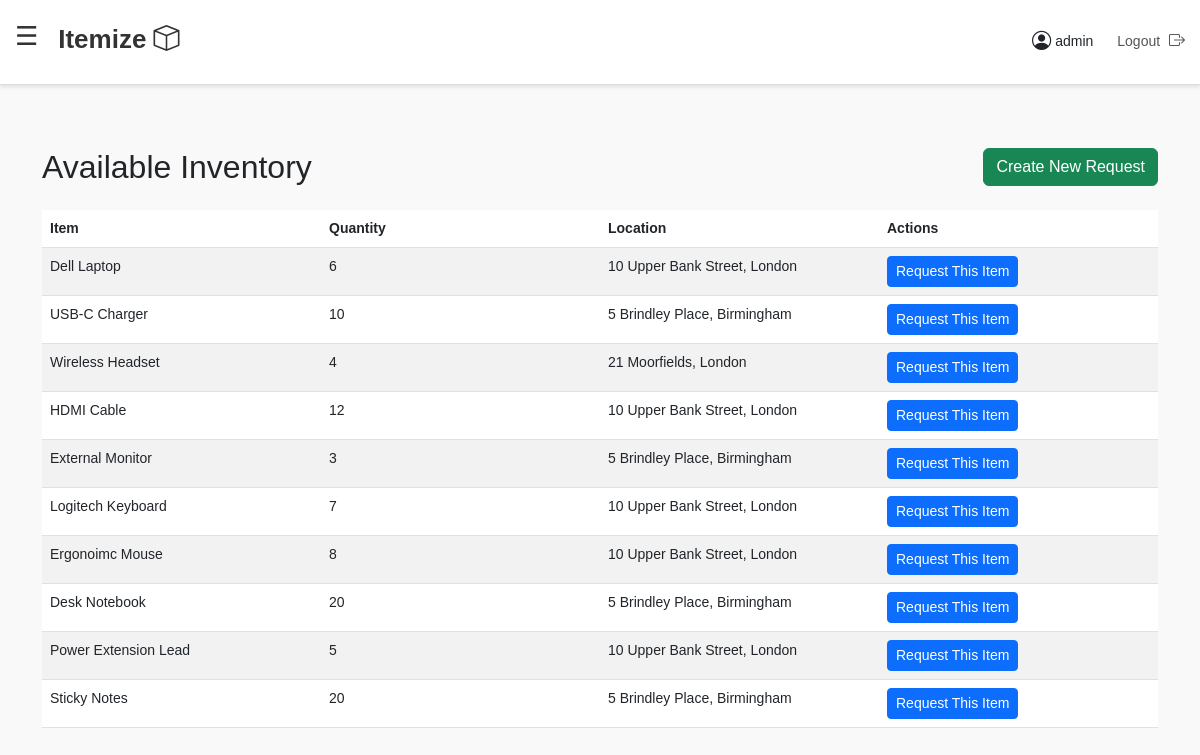
The app's page /available-inventory/ (signed in) with its own data.
### inventory/models.py (models this page shows, shortened)
class InventoryItem(models.Model):
    name = models.CharField(max_length=100)
    category = models.CharField(max_length=100)
    quantity = models.PositiveIntegerField(default=0)
    location = models.CharField(max_length=100)
    description = models.TextField(blank=True)
    added = models.DateTimeField(auto_now_add=True)
    class Meta:
        verbose_name = 'Inventory Item'
        verbose_name_plural = 'Inventory Items'
        db_table = 'inventory_item'

### inventory/views.py (the view)
# urls.py: path('available-inventory/', views.available_inventory, name='available_inventory'),
@login_required
def available_inventory(request):
    items = InventoryItem.objects.filter(quantity__gt=0)
    return render(request, 'available_inventory.html', {'items': items})

### templates/available_inventory.html (shortened to what this page needs)
{% extends "base.html" %}
{% block content %}
<div class="container mt-5">
    <div class="toolbar d-flex justify-content-between align-items-center mb-4">
        <h2 class="m-0">Available Inventory</h2>
        <a href="{% url 'create_request' %}" class="btn btn-success">Create New Request</a>
    </div>
    {% if items.count == 0 %}
        <p>No inventory items available at the moment.</p>
    {% else %}
        <div class="table-responsive">
            <table class="table table-striped">
                <thead>
                    <tr>
                        <th>Item</th>
                        <th>Quantity</th>
                        <th>Location</th>
                        <th>Actions</th>
                    </tr>
                </thead>
                <tbody>
                    {% for item in items %}
                    <tr>
                        <td>{{ item.name }}</td>
                        <td>{{ item.quantity }}</td>
                        <td>{{ item.location }}</td>
                        <td>
                            <a href="{% url 'create_request' %}?item_id={{ item.id }}" class="btn btn-primary btn-sm">
                                Request This Item
                            </a>
                        </td>
                    </tr>
                    {% endfor %}
                </tbody>
            </table>
        </div>
    {% endif %}
</div>
{% endblock %}

### templates/base.html (shortened to what this page needs)
<!DOCTYPE html>
<html lang="en">
<head>
    <link href="https://cdn.jsdelivr.net/npm/bootstrap@5.3.0/dist/css/bootstrap.min.css" rel="stylesheet">
    <link href="https://cdnjs.cloudflare.com/ajax/libs/font-awesome/6.4.0/css/all.min.css" rel="stylesheet">
    <link href="https://cdn.jsdelivr.net/npm/bootstrap-icons/font/bootstrap-icons.css" rel="stylesheet">
</head>
<body>
<nav class="navbar d-flex align-items-center justify-content-between">
    <div>
        <span id="hamburgerIcon" class="hamburger-icon">☰</span>
        <a href="{% url 'dashboard' %}" class="navbar-brand ms-3">
            Itemize <i class="bi bi-box"></i>
        </a>
    </div>
    <div class="d-flex align-items-center">
        <span class="profile-section d-flex align-items-center me-4">
            <i class="bi bi-person-circle me-1" style="font-size: 1.2rem;"></i>
            {{ request.user.username }}
        </span>
        <a href="{% url 'logout' %}" class="logout">
            Logout <i class="bi bi-box-arrow-right"></i>
        </a>
    </div>
</nav>
<div class="main-content">
    {% block content %}
    {% endblock %}
</div>
</body>
</html>

### templates/base.html (style rules this page uses)
table { table-layout: fixed; width: 100%; }
th, td { text-align: left; vertical-align: top; }
body { margin: 0; font-size: 14px; font-family: Arial, sans-serif; background-color: #f9f9f9; }
.navbar { background-color: #ffffff; box-shadow: 0 2px 4px rgba(0, 0, 0, 0.1); border-bottom: 1px solid #ddd; padding: 20px 15px; position: fixed; top: 0; left: 0; width: 100%; z-index: 1000; }
.navbar .navbar-brand { font-size: 26px; font-weight: bold; color: #333; text-decoration: none; }
.profile-section, .logout { font-size: 14px; }
.logout i { margin-left: 5px; font-size: 16px; }
.hamburger-icon { font-size: 26px; cursor: pointer; position: relative; top: -7.5px; color: #333; }
.main-content { margin-top: 80px; padding: 20px; }
.logout { font-size: 14px; text-decoration: none; color: #555; margin-top: -1.9px; }
.profile-section { margin-top: 0px; }
.hamburger-icon { font-size: 26px; cursor: pointer; position: relative; top: -7.5px; vertical-align: middle; user-select: none; color: #333; }

### records on screen
InventoryItem: name "Dell Laptop", quantity "6", location "10 Upper Bank Street, London"
InventoryItem: name "USB-C Charger", quantity "10", location "5 Brindley Place, Birmingham"
InventoryItem: name "Wireless Headset", quantity "4", location "21 Moorfields, London"
InventoryItem: name "HDMI Cable", quantity "12", location "10 Upper Bank Street, London"
InventoryItem: name "External Monitor", quantity "3", location "5 Brindley Place, Birmingham"
InventoryItem: name "Logitech Keyboard", quantity "7", location "10 Upper Bank Street, London"
InventoryItem: name "Ergonoimc Mouse", quantity "8", location "10 Upper Bank Street, London"
InventoryItem: name "Desk Notebook", quantity "20", location "5 Brindley Place, Birmingham"
InventoryItem: name "Power Extension Lead", quantity "5", location "10 Upper Bank Street, London"
InventoryItem: name "Sticky Notes", quantity "20", location "5 Brindley Place, Birmingham"

### other values on screen
{{ request.user.username }} "admin"
